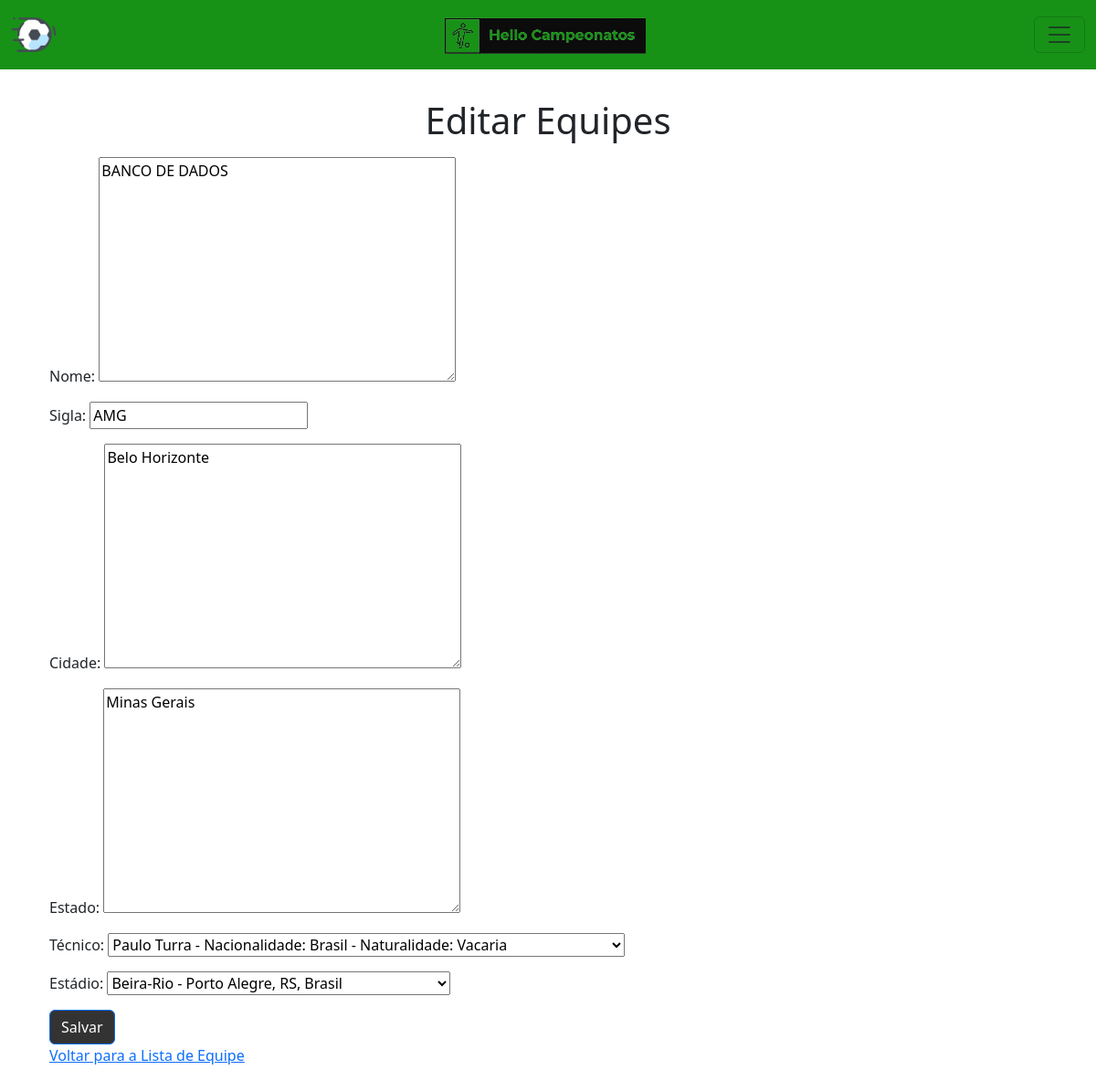
The page /editar_equipe/3/ (signed in) on the database its author committed.
### tasks/models.py (models this page shows, shortened)
class Equipe(models.Model):
    nome = models.TextField(unique=True)
    sigla = models.CharField(max_length=3, unique=True)
    cidade = models.TextField(blank=True, null=True)
    estado = models.TextField(blank=True, null=True)
    tecnico = models.ForeignKey('Tecnico', on_delete=models.CASCADE)
    estadio = models.ForeignKey('Estadio', on_delete=models.CASCADE)

class Tecnico(models.Model):
    nome = models.TextField()
    nacionalidade = models.TextField()
    naturalidade = models.TextField()
    def __str__(self):
        return f'{self.nome} - Nacionalidade: {self.nacionalidade} - Naturalidade: {self.naturalidade}'

### tasks/views.py (the view)
# urls.py: path('editar_equipe/<int:equipe_id>/', views.editar_equipe, name='editar_equipe'),
@login_required
def editar_equipe(request, equipe_id):
    equipe = get_object_or_404(Equipe, pk=equipe_id)
    if request.method == 'POST':
        form = EquipeForm(request.POST, instance=equipe)
        if form.is_valid():
            form.save()
            return redirect('equipe_list')
    else:
        form = EquipeForm(instance=equipe)
    return render(request, 'editar_equipe.html', {'form': form})

### tasks/forms.py
class EquipeForm(forms.ModelForm):
    estadio = forms.ModelChoiceField(
        queryset=Estadio.objects.all(),
        empty_label="Selecione um estádio",
        label="Estádio"
    )
    tecnico = forms.ModelChoiceField(
        queryset=Tecnico.objects.all(),
        empty_label="Selecione um técnico",
        label="Técnico"
    )
    class Meta:
        model = Equipe
        fields = '__all__'

### tasks/models.py (called while the page is built)
    def __str__(self):
        return f'{self.nome_estadio} - {self.cidade}, {self.estado}, {self.pais}'

### tasks/templates/editar_equipe.html (shortened to what this page needs)
{% extends 'menu.html' %}
{% block content %}
  <main class="container mt-5">
    <h1 class="text-center">Editar Equipes</h1>
    <form method="POST" class="mt-3">
      {{ form.as_p }}
      <button type="submit" class="btn btn-primary">Salvar</button>
    </form>
    <a href="{% url 'equipe_list' %}">Voltar para a Lista de Equipe</a>
  </main>
{% endblock %}

### tasks/templates/menu.html (style rules this page uses)
body { padding-top: 60px; padding-bottom: 60px; }
.btn.btn-primary { background-color: rgb(51, 51, 51); color: #FFFFFF; }

### rows shown on the page
Equipe: nome "BANCO DE DADOS", sigla "AMG", cidade "Belo Horizonte", estado "Minas Gerais", tecnico "Paulo Turra - Nacionalidade: Brasil - Naturalidade: Vacaria", estadio "Beira-Rio - Porto Alegre, RS, Brasil"
